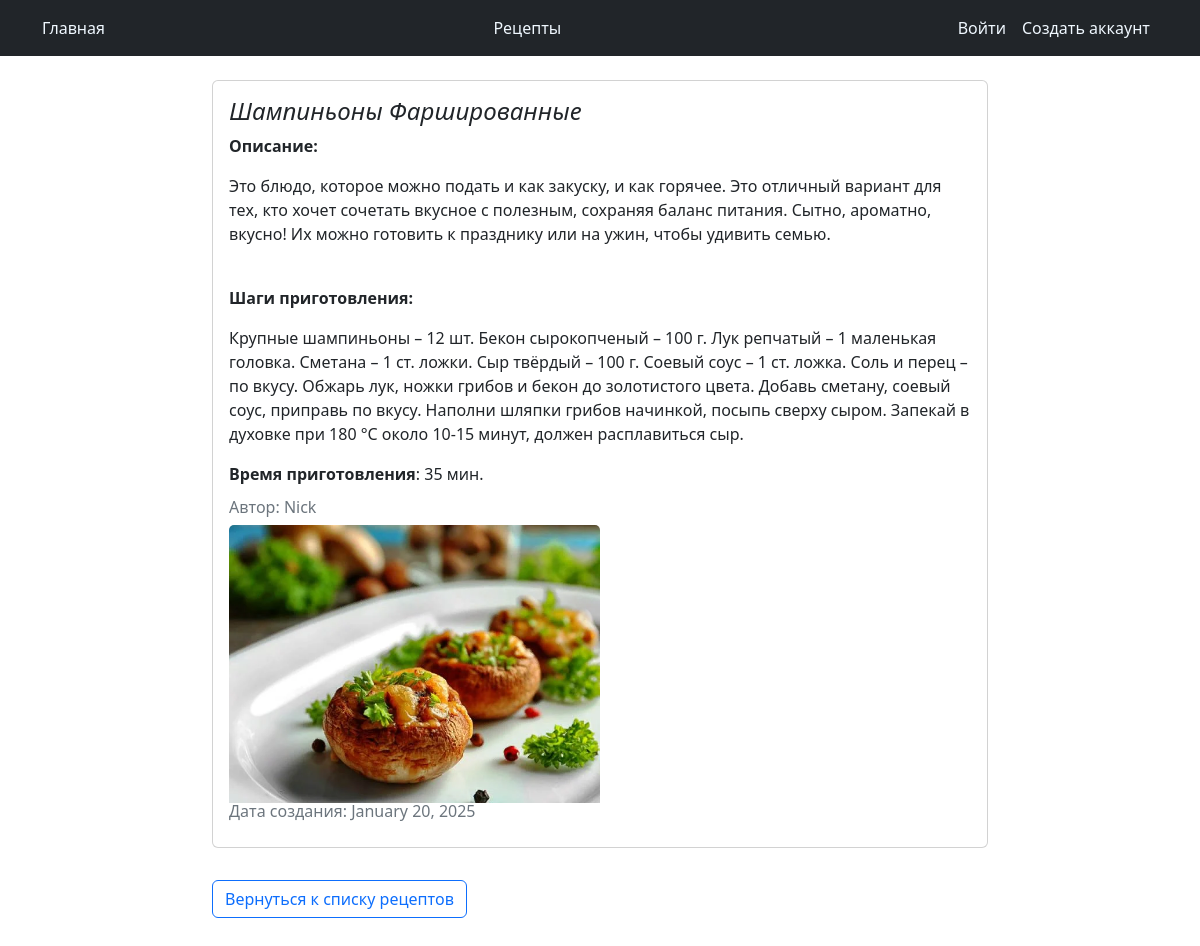
The page /recipe/list/11/ on the database as committed earlier.
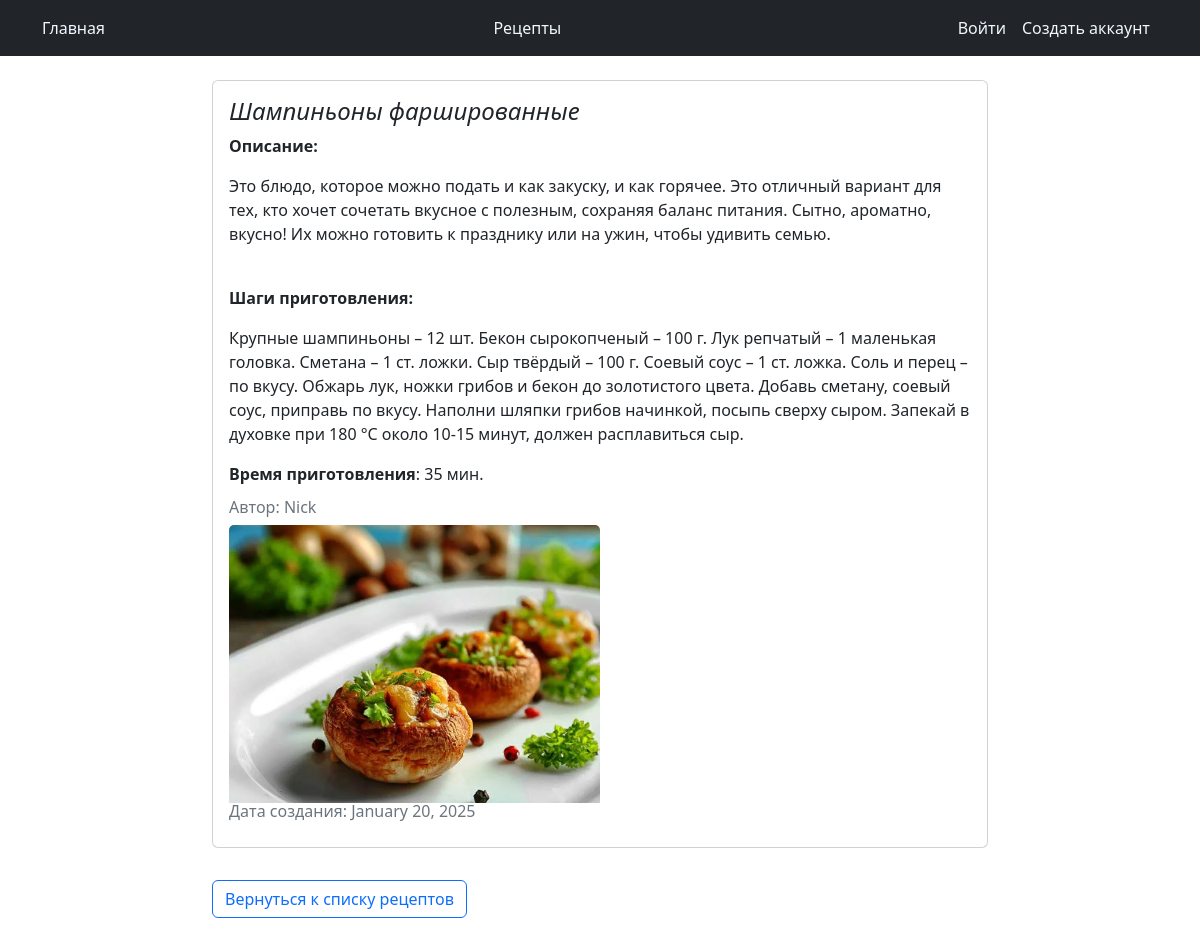
The same page on the database as committed later.
### recipesapp/models.py (models this page shows, shortened)
class Recipe(models.Model):
    class Meta:
        verbose_name = "Recipe"
        ordering = ['-title', 'created_at']
    title = models.CharField(max_length=150)
    description = models.TextField()
    steps_of_cooking = models.TextField()
    time_for_cooking = models.IntegerField(default=15)
    author = models.ForeignKey(User, on_delete=models.PROTECT)
    created_at = models.DateTimeField(auto_now_add=True)
    updated_at = models.DateTimeField(auto_now=True)
    archived = models.BooleanField(default=False)
    photo = models.ImageField(null=True,  blank=True, upload_to=recipe_photo_directory_path)

### recipesapp/views.py (the view)
# urls.py: path('list/<int:pk>/', RecipeDetailsView.as_view(), name='recipe_details'),
class RecipeDetailsView(DetailView):
    template_name = "recipesapp/recipe-details.html"
    model = Recipe
    context_object_name = "recipe"

### recipesapp/templates/recipesapp/recipe-details.html (shortened to what this page needs)
<!DOCTYPE html>
{% extends "recipesapp/base.html" %}
{% load static %}
    {% block content %}
    <div class="card mb-3">
      <div class="card-body">
        <h4 class="card-title"> <em>{{ recipe.title }}</em></h4>
        <p class="card-text"><b>Описание:</b></p>
        <p> {{ recipe.description }}</p>
        <br>
        <p class="card-text"><b>Шаги приготовления:</b></p>
        <p>{{ recipe.steps_of_cooking }}</p>
        <p class="card-text"><b>Время приготовления</b>: {{ recipe.time_for_cooking }} мин.</p>
        <h6 class="card-subtitle mb-2 text-muted">Автор: {{ recipe.author }}</h6>
      {% if recipe.photo %}
        <div>
            <img class="card-img-top" style="width:50%" src="{{ recipe.photo.url }}" alt="">
        </div>
      {% else %}
        <p class="card-text" style="color:red"><em><b>К сожалению, фото рецепта отсутствует.</b></em></p>
      {% endif %}
      <div>
        <p class="card-subtitle mb-2 text-muted" style="color:grey">Дата создания: {{ recipe.created_at|date:"F d, Y" }}</p>
      </div>
     </div>
    </div>
    {% if object.author == user or user.is_staff %}
      <div class="form-group py-3">
        <a class="btn btn-outline-info" href="{% url 'recipesapp:recipe_update' pk=recipe.pk %}">Изменить рецепт</a>
      </div>
      <div class="form-group py-3">
        <a class="btn btn-outline-danger" href="{% url 'recipesapp:recipe_delete' pk=recipe.pk %}">Удалить рецепт</a>
      </div>
      <div class="form-group py-3">
        <a class="btn btn-outline-primary" href="{% url 'recipesapp:list' %}">Вернуться к списку рецептов</a>
      </div>
    {% else %}
    <div class="form-group py-3">
      <a class="btn btn-outline-primary" href="{% url 'recipesapp:list' %}">Вернуться к списку рецептов</a>
    </div>
    {% endif %}
    {% endblock %}

### recipesapp/templates/recipesapp/base.html (shortened to what this page needs)
<!DOCTYPE html>
{% load static %}
<html >
  <head>
    <link
      href="https://cdn.jsdelivr.net/npm/bootstrap@5.2.0-beta1/dist/css/bootstrap.min.css"
      rel="stylesheet"
    />
  </head>
  <body>
    <nav class="navbar navbar-expand-lg navbar-dark bg-dark">
      <div class="container">
        <a class="nav-link active" style="color: aliceblue;" href="{% url 'recipesapp:index' %}">Главная</a>
        <a class="nav-link active" style="color: aliceblue;" href="{% url 'recipesapp:list' %}">Рецепты</a>
        <div class="d-flex justify-content-end" id="navbarNav">
          <ul class="navbar-nav">
              {% if request.user.is_authenticated %}
              <li class="nav-item">
                <a class="nav-link active" style="color: aliceblue;" href="{% url 'recipesapp:recipe_create' %}">
                  Добавить рецепт</a>
              </li>
                <a href="{% url 'userslist:about-me' %}" class="nav-link active" style="color: aliceblue;">Мой профиль</a>
                <a  class="nav-link active" style="color: aliceblue;" href="{% url 'userslist:logout' %}">Выйти</a>
              {% else %}
                <a class="nav-link active" style="color: aliceblue;" href="{% url 'userslist:login' %}">Войти</a>
                <a class="nav-link active" style="color: aliceblue;" href="{% url 'userslist:register' %}">
                  Создать аккаунт</a>
              {% endif %}
          </ul>
        </div>
      </div>
    </nav>
    <div class="container mt-4 col-8">
       {% block content %} {% endblock %}
    </div>
    <br>
  </body>
</html>

Rows that differ between the two databases and show on the page:
changed Recipe "Nick": title "Шампиньоны Фаршированные" → "Шампиньоны фаршированные"
